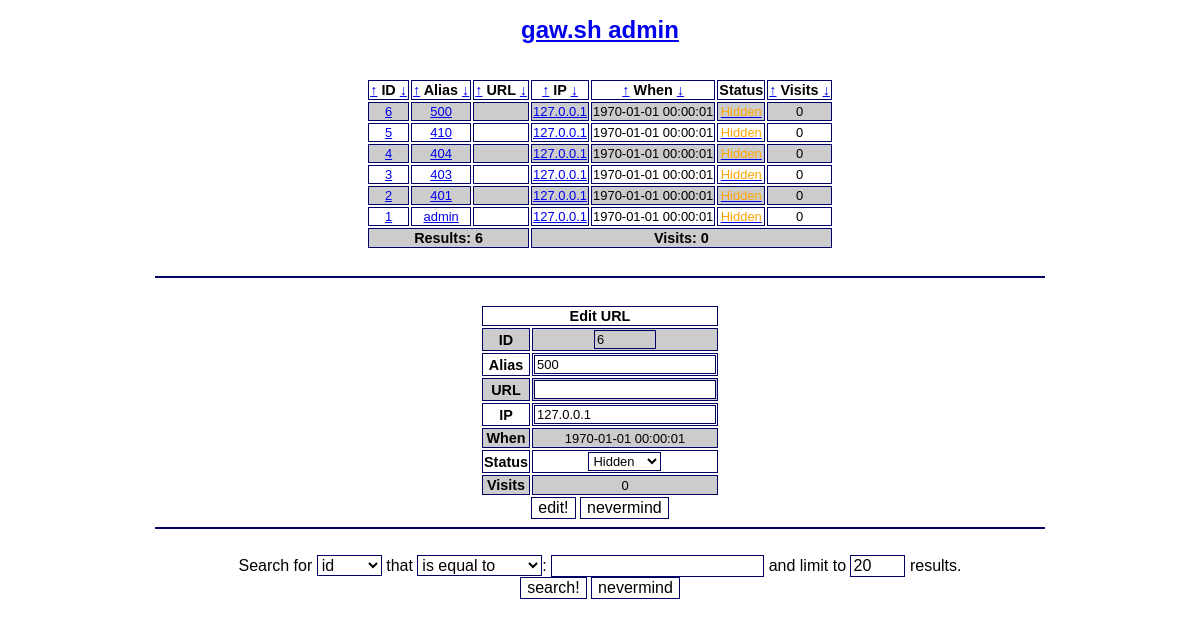
The app's page /admin/index.php?do=edit&id=6, older data.
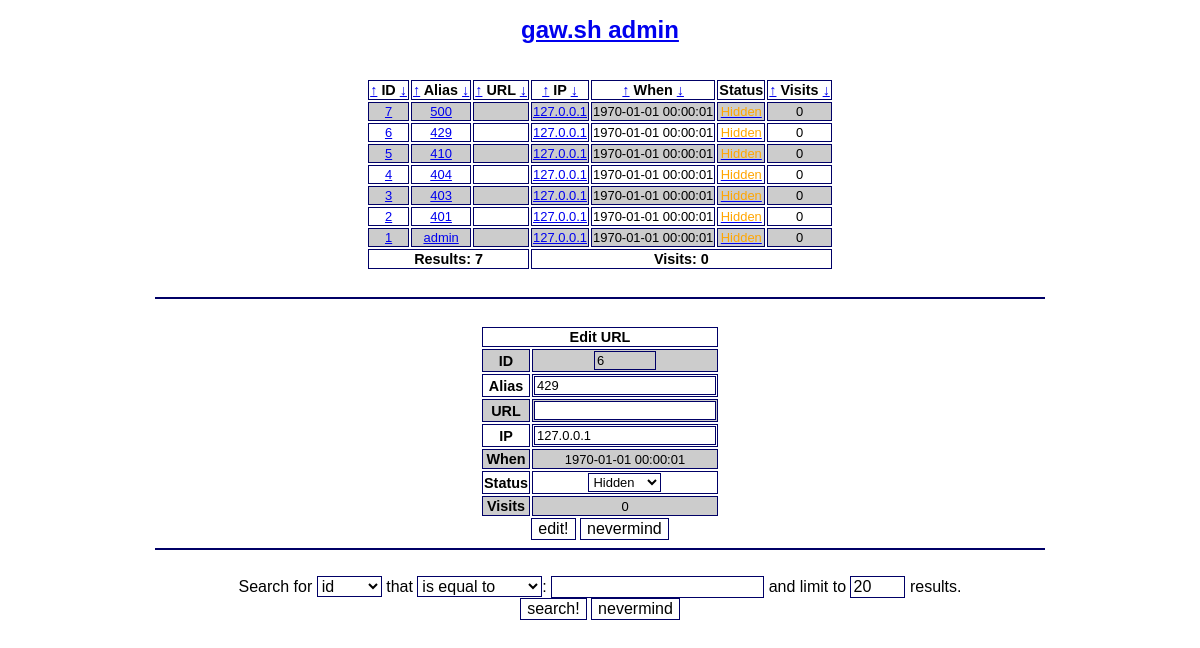
The same page, newer data.
### tables this page shows
CREATE TABLE IF NOT EXISTS `urls` (
  `id` int(10) unsigned NOT NULL AUTO_INCREMENT,
  `alias` varchar(50) NOT NULL,
  `url` text NOT NULL,
  `ip` varchar(39) NOT NULL,
  `time` timestamp DEFAULT CURRENT_TIMESTAMP,
  `status` enum('-1','0','1') NOT NULL DEFAULT '1',
  PRIMARY KEY (`id`),
  UNIQUE KEY `alias` (`alias`)
);

### admin/index.php (the view, shortened to what the changed rows need)
<?php
require('config.php');
function displayStatus ($id, $status) {
	switch ($status) {
		default:
			$color = 'orange';
			$name = 'Hidden';
			$watdo = 'enable';
	}
	$out = "<a onclick=\"return confirm('Are you sure?');\" href=\"/admin/?do=$watdo&id=$id\"><font color=\"$color\">$name</font></a>";
	return $out;
}
function howmanyVisits ($id) {
	global $link;
	$howmanyvisits = $link->prepare("SELECT COUNT(*) FROM `visits` WHERE `id` = :id");
	$howmanyvisits->bindValue(':id', $id, PDO::PARAM_INT);
	$howmanyvisits->execute();
	return $howmanyvisits->fetchColumn();
}
try {
	$link = new PDO("mysql:host=$sqlhost;dbname=$sqldb", $sqluser, $sqlpass);
} catch (PDOException $e) {
	die ('Cannot connect to DB!');
}
if ( (isset($_POST['limit'])) && (is_numeric($_POST['limit'])) ) {
	$limit = $_POST['limit'];
	setcookie('limit', $limit);
} elseif ( (isset($_COOKIE['limit'])) && (is_numeric($_COOKIE['limit'])) ) {
	$limit = $_COOKIE['limit'];
} elseif ( (isset($_GET['limit'])) && (is_numeric($_GET['limit'])) ) {
	$limit = $_GET['limit'];
} else {
	$limit = 20;
}
$sortby = 'id';
$sorthow = 'desc';
if (!isset($listurls)) {
	if ($sortby == 'visits') {
		$listurls = $link->prepare("SELECT `urls`.*, count(`visits`.`id`) AS `visitors` FROM `urls` INNER JOIN `visits` ON `visits`.`id` = `urls`.`id` GROUP BY `visits`.`id` ORDER BY `visitors` $sorthow LIMIT $limit");
	} else {
		$listurls = $link->prepare("SELECT * FROM `urls` ORDER BY `$sortby` $sorthow LIMIT $limit");
	}
	$listurls->execute();
}
$counturls = $listurls->rowCount();
?>
<!DOCTYPE html>
<html>
<head>
<link rel="stylesheet" type="text/css" href="/gawsh.css">
</head>
<body>
<h1><a href="/admin/">gaw.sh admin</a></h1><br>
<?php
if ($counturls == '0') {
	echo "<i>No results</i><br><br>\n";
} else {
	echo "<table align=\"center\">\n";
	echo "<tr>\n";
	echo "<th><a href=\"?sortby=id&sorthow=asc\">&uarr;</a> ID <a href=\"?sortby=id&sorthow=desc\">&darr;</a></th>\n";
	echo "<th><a href=\"?sortby=alias&sorthow=asc\">&uarr;</a> Alias <a href=\"?sortby=alias&sorthow=desc\">&darr;</a></th>\n";
	echo "<th><a href=\"?sortby=url&sorthow=asc\">&uarr;</a> URL <a href=\"?sortby=url&sorthow=desc\">&darr;</a></th>\n";
	echo "<th><a href=\"?sortby=ip&sorthow=asc\">&uarr;</a> IP <a href=\"?sortby=ip&sorthow=desc\">&darr;</a></th>\n";
	echo "<th><a href=\"?sortby=time&sorthow=asc\">&uarr;</a> When <a href=\"?sortby=time&sorthow=desc\">&darr;</a></th>\n";
	echo "<th>Status</th>\n";
	echo "<th><a href=\"?sortby=visits&sorthow=asc\">&uarr;</a> Visits <a href=\"?sortby=visits&sorthow=desc\">&darr;</a></th>\n";
	echo "</tr>\n";
	$totalvisits = 0;
	while ($row = $listurls->fetch(PDO::FETCH_ASSOC)) {
		$visits = howmanyVisits($row['id']);
		$totalvisits = $totalvisits + $visits;
		echo "<tr>\n";
		echo "<td align=\"center\"><a href=\"?do=edit&id=" . $row['id'] . "#edit\">" . $row['id'] . "</a></td>\n";
		echo "<td align=\"center\"><a href=\"/" . $row['alias'] . "\" target=\"_blank\">" . $row['alias'] . "</a></td>\n";
		echo '<td><a href="' . $row['url'] . '" target="_blank">';
		echo "</a></td>\n";
		echo "<td align=\"center\"><a onclick=\"return confirm('Are you REALLY sure?');\" href=\"/admin/?do=disableip&ip=" . $row['ip'] . "\">" . $row['ip'] . "</a></td>\n";
		echo "<td align=\"center\">" . $row['time'] . "</td>\n";
		echo "<td align=\"center\">" . displayStatus($row['id'], $row['status']) . "</td>\n";
		echo "<td align=\"center\">" . $visits . "</td>\n";
		echo "</tr>\n";
	}
	echo "<tr>\n";
	echo "<th colspan=\"3\">Results: $counturls</td>\n";
	echo "<th colspan=\"4\">Visits: $totalvisits</td>\n";
	echo "</tr>\n";
	echo "</table><br><hr><br>\n";
}
if ( (isset($_GET['do'])) && ($_GET['do'] == 'edit') && (isset($_GET['id'])) && (is_numeric($_GET['id'])) ) {
	$editid = $_GET['id'];
	$editform = $link->prepare("SELECT * FROM `urls` WHERE `id` = :id");
	$editform->bindValue(':id', $editid, PDO::PARAM_INT);
	$editform->execute();
	if ($editform->rowCount() != 0) {
		echo "<form method=\"post\" action=\"/admin/?do=edit&id=" . $editid . "#edit\">\n";
		echo "<table align=\"center\">\n";
		echo "<tr>\n";
		echo "<th colspan=\"2\"><a name=\"edit\">Edit URL</a></th>\n";
		echo "</tr>\n";
		while ($editrow = $editform->fetch(PDO::FETCH_ASSOC)) {
			$editvisits = howmanyVisits($editrow['id']);
			echo "<tr>\n";
			echo "<th>ID</th>\n";
			echo "<td><input type=\"text\" name=\"editid\" size=\"5\" style=\"background-color: #ccc\" value=\"" . $editrow['id'] . "\" readonly></td>\n";
			echo "</tr>\n";
			echo "<tr>\n";
			echo "<th>Alias</th>\n";
			echo "<td><input type=\"text\" name=\"editalias\" value=\"" . $editrow['alias'] . "\"></td>\n";
			echo "</tr>\n";
			echo "<tr>\n";
			echo "<th>URL</th>\n";
			echo "<td><input type=\"text\" name=\"editurl\" size=\"" . strlen($editrow['url']) . "\" value=\"" . $editrow['url'] . "\"></td>\n";
			echo "</tr>\n";
			echo "<tr>\n";
			echo "<th>IP</th>\n";
			echo "<td><input type=\"text\" name=\"editip\" value=\"" . $editrow['ip'] . "\"></td>\n";
			echo "</tr>\n";
			echo "<tr>\n";
			echo "<th>When</th>\n";
			echo "<td>" . $editrow['time'] . "</td>\n";
			echo "</tr>\n";
			echo "<tr>\n";
			echo "<th>Status</th>\n";
			echo "<td>\n";
			echo "<select name=\"editstatus\">\n";
			echo "<option value=\"-1\" "; if ($editrow['status'] == '-1') { echo 'selected'; } echo ">Hidden</option>\n";
			echo "</select>\n";
			echo "</td>\n";
			echo "</tr>\n";
			echo "<tr>\n";
			echo "<th>Visits</th>\n";
			echo "<td>" . $editvisits . "</td>\n";
			echo "</tr>\n";
		}
		echo "</table>\n";
		echo "</form>\n";
		echo "<hr><br>\n";
	}
}
?>
</body>
</html>

Row changes from the older to the newer data that the page shows:
added urls: id "7", alias "500", ip "127.0.0.1", time "1970-01-01 00:00:01", status "Hidden", visits "0", shown under "gaw.sh admin"
changed urls id 6: alias "500" → "429"; editalias "500" → "429"
Text that changed along with them:
$counturls: "6" → "7"
